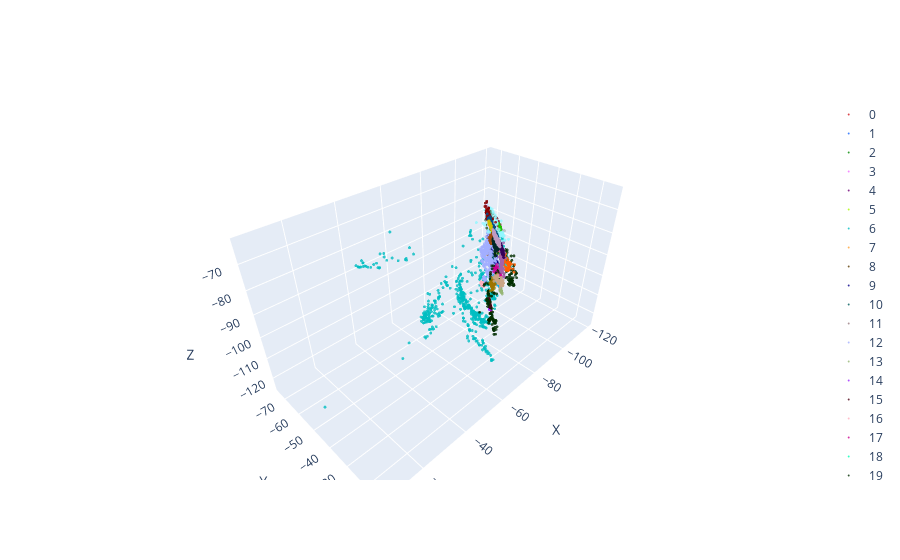

Notebook source saved alongside this figure:
### Code cell
make_3D_plot(bed_yfaults, labs_yf_ka, marker_sz = 1)
